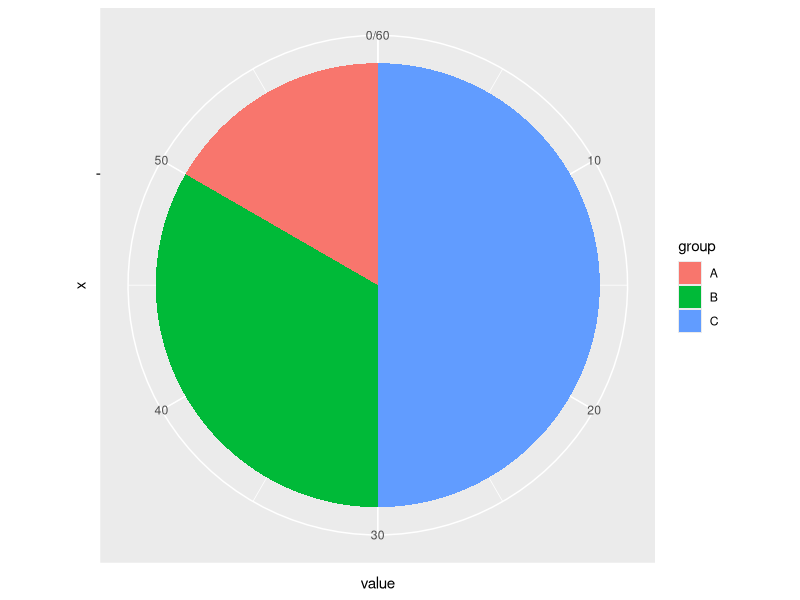

Reproduce this figure in R.
## ---- chunk 1
library(ggplot2)
df <- data.frame(
  group = c("A", "B", "C"),
  value = c(10, 20, 30)
)
ggplot(df, aes(x="", y=value, fill=group)) + geom_bar(stat="identity", width=1) + coord_polar("y")
